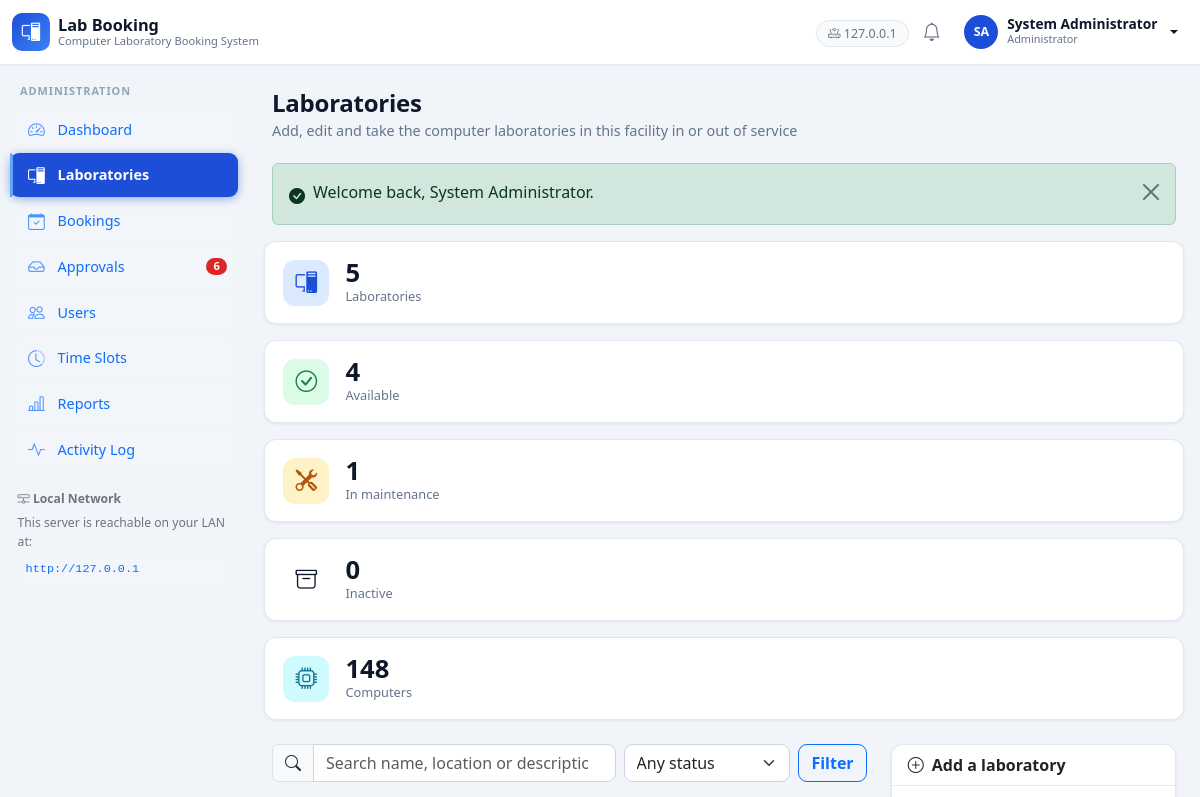
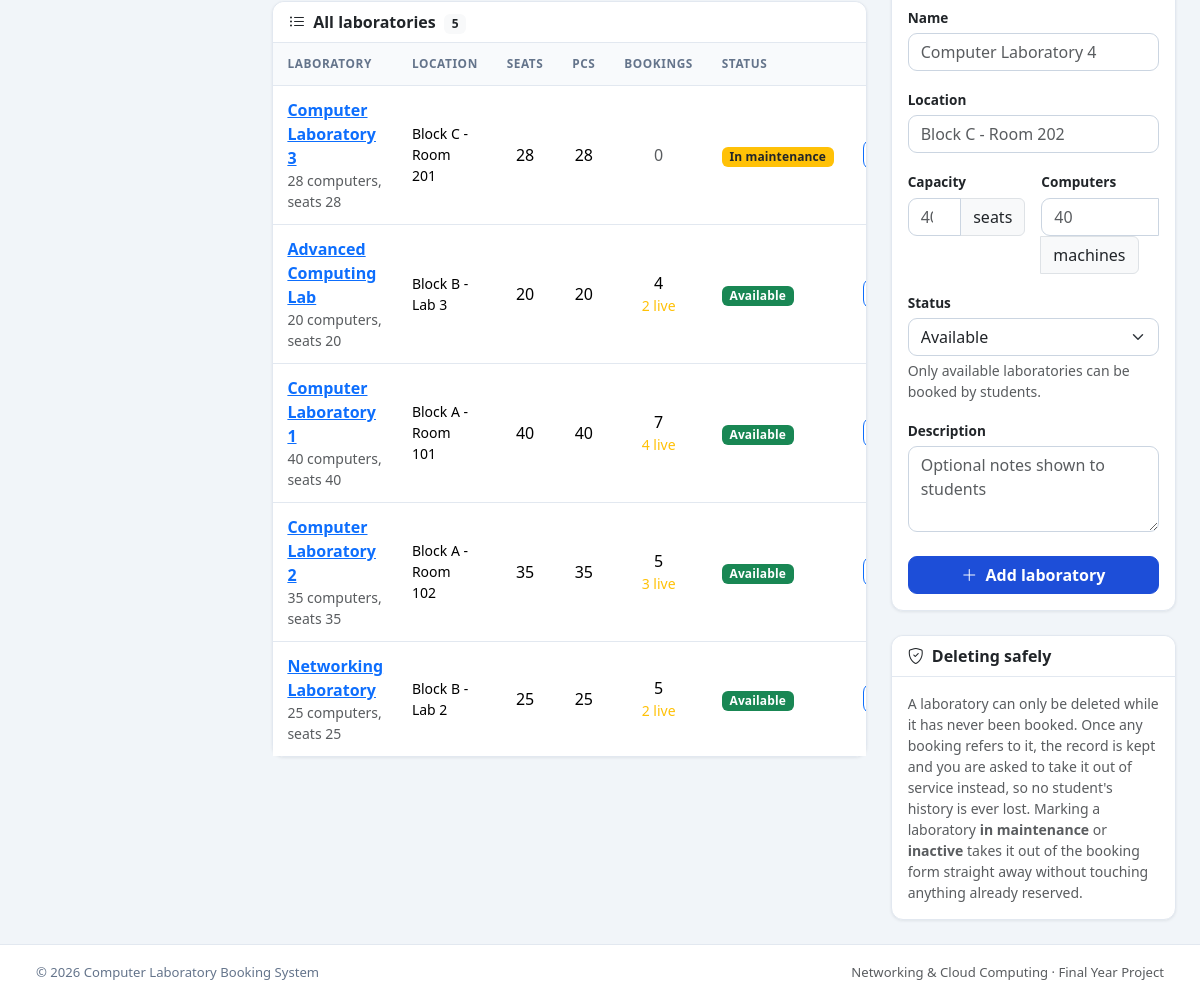
Screenshot of /admin/laboratories.php (signed in) with the database file from the repository (2 pictures, top to bottom).
### tables this page shows
CREATE TABLE `users` (
  `id`            INT(11)      NOT NULL AUTO_INCREMENT,
  `name`          VARCHAR(120)  NOT NULL,
  `email`         VARCHAR(191)  NOT NULL,
  `password`      VARCHAR(255)  NOT NULL,
  `role`          ENUM('admin','user')   NOT NULL DEFAULT 'user',
  `status`        ENUM('active','inactive') NOT NULL DEFAULT 'active',
  `student_no`    VARCHAR(50)   DEFAULT NULL,
  `phone`         VARCHAR(30)   DEFAULT NULL,
   
   
   
   
   
  `avatar`        VARCHAR(191)  DEFAULT NULL,
  `last_login_at` DATETIME      DEFAULT NULL,
  `created_at`    DATETIME      NOT NULL DEFAULT CURRENT_TIMESTAMP,
  `updated_at`    DATETIME      NOT NULL DEFAULT CURRENT_TIMESTAMP ON UPDATE CURRENT_TIMESTAMP,
  PRIMARY KEY (`id`),
  UNIQUE KEY `uq_users_email` (`email`),
  UNIQUE KEY `uq_users_student_no` (`student_no`),
  KEY `idx_users_role_status` (`role`,`status`)
);

CREATE TABLE `laboratories` (
  `id`             INT(11)      NOT NULL AUTO_INCREMENT,
  `name`           VARCHAR(120)  NOT NULL,
  `location`       VARCHAR(120)  NOT NULL,
  `capacity`       INT(11)      NOT NULL DEFAULT 0,
  `computer_count` INT(11)      NOT NULL DEFAULT 0,
  `description`    TEXT          DEFAULT NULL,
  `status`         ENUM('available','maintenance','inactive') NOT NULL DEFAULT 'available',
  `created_at`     DATETIME      NOT NULL DEFAULT CURRENT_TIMESTAMP,
  `updated_at`     DATETIME      NOT NULL DEFAULT CURRENT_TIMESTAMP ON UPDATE CURRENT_TIMESTAMP,
  PRIMARY KEY (`id`),
  UNIQUE KEY `uq_laboratories_name` (`name`),
  KEY `idx_laboratories_status` (`status`)
);

### admin/laboratories.php (the view, shortened to what the rows shown need)
<?php
require_admin();
$search = query('q', '');
$filter = query('status', '');
$params = array();
$sql = 'SELECT * FROM laboratories';
$sql .= " ORDER BY FIELD(status, 'maintenance', 'inactive', 'available'), name ASC";
$labs = db_all($sql, $params);
$counts = array();
foreach (db_all(
    'SELECT laboratory_id,
            COUNT(*) AS total,
            SUM(status = \'pending\' OR status = \'approved\') AS active
       FROM bookings GROUP BY laboratory_id'
) as $row) {
    $counts[(int) $row['laboratory_id']] = array(
        'total'  => (int) $row['total'],
        'active' => (int) $row['active'],
    );
}
layout_start(array('title' => 'Laboratories', 'active' => 'laboratories'));
?>
<div class="row g-4">
    <div class="col-lg-8">
        <div class="card">
            <?php if (empty($labs)): ?>
                <?php
                echo empty_state(
                    'bi-pc-display',
                    $search === '' && $filter === '' ? 'No laboratories yet' : 'Nothing matches that filter',
                    $search === '' && $filter === ''
                        ? 'Add the first one with the form alongside.'
                        : 'Try a different search, or clear the filter.'
                );
                ?>
            <?php else: ?>
                <div class="table-responsive">
                    <table class="table table-hover align-middle mb-0">
                        <thead class="table-light">
                            <tr>
                                <th>Laboratory</th>
                                <th>Location</th>
                                <th class="text-center">Seats</th>
                                <th class="text-center">PCs</th>
                                <th class="text-center">Bookings</th>
                                <th>Status</th>
                                <th></th>
                            </tr>
                        </thead>
                        <tbody>
                            <?php
                            foreach ($labs as $lab):
                                $labId = (int) $lab['id'];
                                $c     = isset($counts[$labId])
                                    ? $counts[$labId] : array('total' => 0, 'active' => 0);
                            ?>
                                <tr>
                                    <td>
                                        <a class="fw-bold"
                                           href="<?php echo e(url('admin/laboratory.php?id=' . $labId)); ?>">
                                            <?php echo e($lab['name']); ?>
                                        </a>
                                        <div class="small text-muted">
                                            <?php echo (int) $lab['computer_count']; ?>
                                            computer<?php echo (int) $lab['computer_count'] === 1 ? '' : 's'; ?>,
                                            seats <?php echo (int) $lab['capacity']; ?>
                                        </div>
                                    </td>
                                    <td class="small"><?php echo e($lab['location']); ?></td>
                                    <td class="text-center"><?php echo (int) $lab['capacity']; ?></td>
                                    <td class="text-center"><?php echo (int) $lab['computer_count']; ?></td>
                                    <td class="text-center">
                                        <?php if ($c['total'] === 0): ?>
                                            <span class="text-muted">0</span>
                                        <?php else: ?>
                                            <?php echo (int) $c['total']; ?>
                                            <?php if ($c['active'] > 0): ?>
                                                <div class="small text-warning">
                                                    <?php echo (int) $c['active']; ?> live
                                                </div>
                                            <?php endif; ?>
                                        <?php endif; ?>
                                    </td>
                                    <td>
                                        <span class="badge <?php echo e(lab_status_badge_class($lab['status'])); ?>">
                                            <?php echo e(laboratory_status_label($lab['status'])); ?>
                                        </span>
                                    </td>
                                    <td class="text-end text-nowrap">
                                        <a class="btn btn-sm btn-outline-primary"
                                           href="<?php echo e(url('admin/laboratory.php?id=' . $labId)); ?>">
                                        </a>
                                    </td>
                                </tr>
                            <?php endforeach; ?>
                        </tbody>
                    </table>
                </div>
            <?php endif; ?>
        </div>
    </div>
</div>

### includes/navbar.php (shortened to what the rows shown need)
<?php
$__user = current_user();
$__serverIp = isset($_SERVER['SERVER_ADDR']) ? $_SERVER['SERVER_ADDR'] : '';
?>
<nav class="navbar navbar-expand-lg app-navbar sticky-top">
  <div class="container-fluid">
    <div class="collapse navbar-collapse justify-content-end">
      <ul class="navbar-nav align-items-lg-center gap-lg-1">
        <?php if (!is_logged_in()): ?>
          <li class="nav-item">
            <a class="btn btn-sm btn-outline-primary" href="<?php echo e(url('auth/login.php')); ?>">Sign in</a>
          </li>
        <?php else: ?>
          <?php if ($__serverIp !== ''): ?>
          <li class="nav-item d-none d-xl-block">
            <span class="nav-server" title="Clients on the local network can reach this server here">
              <i class="bi bi-router"></i> <?php echo e($__serverIp); ?>
            </span>
          </li>
          <?php endif; ?>
          <li class="nav-item">
            <a class="nav-icon" href="<?php echo e(url(is_admin() ? 'admin/notifications.php' : 'user/notifications.php')); ?>"
               title="Notifications">
              <i class="bi bi-bell"></i>
            </a>
          </li>
          <li class="nav-item dropdown">
            <a class="nav-user dropdown-toggle" href="#" data-bs-toggle="dropdown" aria-expanded="false">
              <span class="avatar"><?php echo e(initials($__user['name'])); ?></span>
              <span class="d-none d-sm-inline">
                <strong><?php echo e($__user['name']); ?></strong>
                <small class="role-tag"><?php echo e($__user['role'] === 'admin' ? 'Administrator' : 'Student'); ?></small>
              </span>
            </a>
          </li>
        <?php endif; ?>
      </ul>
    </div>
  </div>
</nav>

### includes/sidebar.php (shortened to what the rows shown need)
<?php
$__active = isset($GLOBALS['__active']) ? $GLOBALS['__active'] : '';
$__isAdmin = is_admin();
if ($__isAdmin) {
    $__links = array(
        array('key' => 'dashboard',     'icon' => 'bi-speedometer2',   'label' => 'Dashboard',      'href' => 'admin/index.php'),
        array('key' => 'laboratories',  'icon' => 'bi-pc-display',     'label' => 'Laboratories',   'href' => 'admin/laboratories.php'),
        array('key' => 'bookings',      'icon' => 'bi-calendar-check',  'label' => 'Bookings',       'href' => 'admin/bookings.php'),
        array('key' => 'approvals',     'icon' => 'bi-inbox',           'label' => 'Approvals',      'href' => 'admin/approvals.php', 'badge' => 'pending'),
        array('key' => 'users',         'icon' => 'bi-people',          'label' => 'Users',          'href' => 'admin/users.php'),
        array('key' => 'slots',         'icon' => 'bi-clock-history',   'label' => 'Time Slots',     'href' => 'admin/time-slots.php'),
        array('key' => 'reports',       'icon' => 'bi-bar-chart-line',  'label' => 'Reports',        'href' => 'admin/reports.php'),
        array('key' => 'activity',      'icon' => 'bi-activity',        'label' => 'Activity Log',   'href' => 'admin/activity.php'),
    );
    $__section = 'Administration';
}
$__pendingCount = 0;
if ($__isAdmin) {
    try {
        $__pendingCount = (int) db_value("SELECT COUNT(*) FROM bookings WHERE status = 'pending'");
    } catch (Exception $e) {
        $__pendingCount = 0;
    }
}
?>
<aside class="app-sidebar offcanvas-lg offcanvas-start" tabindex="-1" id="appSidebar"
       aria-label="Main navigation">
  <div class="offcanvas-body d-lg-flex flex-column p-0">
    <div class="sidebar-section"><?php echo e($__section); ?></div>
    <nav class="sidebar-nav">
      <?php foreach ($__links as $__link):
          $__count = 0;
          if (isset($__link['badge']) && $__link['badge'] === 'pending') {
              $__count = $__pendingCount;
          }
      ?>
        <a class="sidebar-link text-primary<?php echo nav_active($__active, $__link['key']); ?>"
           href="<?php echo e(url($__link['href'])); ?>">
          <i class="bi <?php echo e($__link['icon']); ?>"></i>
          <span><?php echo e($__link['label']); ?></span>
          <?php if ($__count > 0): ?>
            <span class="sidebar-badge"><?php echo e($__count); ?></span>
          <?php endif; ?>
        </a>
      <?php endforeach; ?>
    </nav>
    <div class="sidebar-foot">
      <div class="sidebar-foot-title text-secondary"><i class="bi bi-hdd-network"></i> Local Network</div>
      <p class="mb-1 text-secondary">This server is reachable on your LAN at:</p>
      <code class="lan-url text-primary">http://<?php echo e(isset($_SERVER['SERVER_ADDR']) ? $_SERVER['SERVER_ADDR'] : 'SERVER_IP'); ?></code>
    </div>
  </div>
</aside>

### rows the page displays
users: name "SA", name "System Administrator", role "Administrator", role "ADMINISTRATION"
laboratories: name "Computer Laboratory 3", computer_count "28", shows "s", capacity "28", location "Block C - Room 201", status "In maintenance"
laboratories: name "Advanced Computing Lab", computer_count "20", shows "s", capacity "20", location "Block B - Lab 3", id "4", id "2", status "Available"
laboratories: name "Computer Laboratory 1", computer_count "40", shows "s", capacity "40", location "Block A - Room 101", id "7", id "4", status "Available"
laboratories: name "Computer Laboratory 2", computer_count "35", shows "s", capacity "35", location "Block A - Room 102", id "5", id "3", status "Available"
laboratories: name "Networking Laboratory", computer_count "25", shows "s", capacity "25", location "Block B - Lab 2", id "5", id "2", status "Available"

### other values shown
$__serverIp "127.0.0.1"
$__link['label'] "Dashboard"
$__link['label'] "Laboratories"
$__link['label'] "Bookings"
$__link['label'] "Approvals"
$__count "6"
$__link['label'] "Users"
$__link['label'] "Time Slots"
$__link['label'] "Reports"
$__link['label'] "Activity Log"
isset($_SERVER['SERVER_ADDR']) ? $_SERVER['SERVER_ADDR'] : 'SERVER_IP' "127.0.0.1"
$title "Laboratories"
$subtitle "Add, edit and take the computer laboratories in this facility in or out of service"
$flash['message'] "Welcome back, System Administrator."
$value "5 4 1 0 148"
